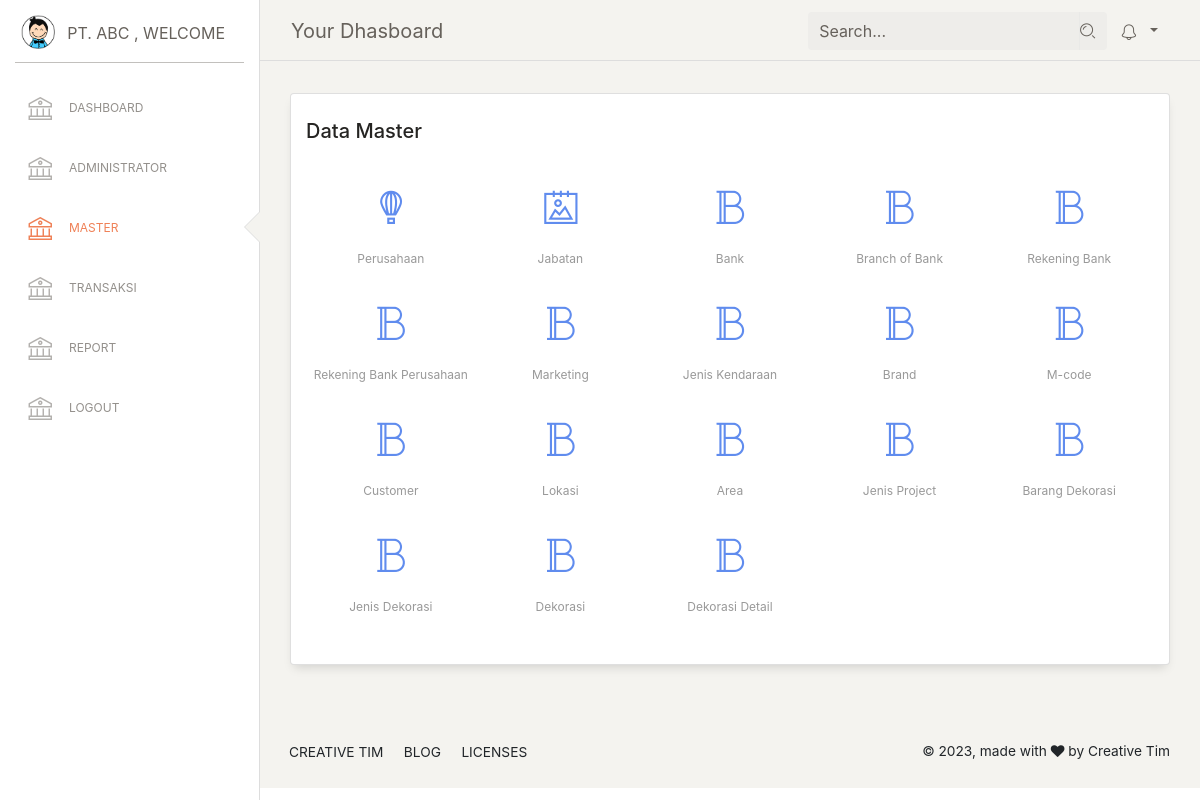
The page /index.php/master on the database its author committed.
### tables this page shows
CREATE TABLE `modul_katagori` (
  `id` int(11) NOT NULL,
  `nama_katagori` varchar(100) NOT NULL,
  `function` varchar(100) NOT NULL,
  `icon` varchar(100) NOT NULL,
  `order_by` int(11) NOT NULL
);

CREATE TABLE `modul_menu` (
  `id` int(11) NOT NULL,
  `id_katagori` int(11) NOT NULL,
  `nama_menu` varchar(100) NOT NULL,
  `function` varchar(100) NOT NULL,
  `icon` varchar(100) NOT NULL,
  `order_by` int(11) NOT NULL
);

### application/views/include/template.php (called while the page is built)
<?php
$this->load->view('include/header');
$this->load->view('include/leftside');
$this->load->view($content);
$this->load->view('include/footer');

### application/controllers/Master.php (called while the page is built, shortened)
<?php
class Master extends CI_Controller
{
	function __construct()
    {
      $this->load->helper('url');
      $this->load->library('form_validation');
      $this->load->Model('Perusahaan_m','COMP');
      $this->load->Model('Branchbank_m','BRANCHBANK');
      $this->load->Model('Modul_m');
    }
  public function index()
  {
    $data['menus'] = $this->Modul_m->menus();
    $data['submenus']  = $this->Modul_m->submenus();
    $data['content'] = 'master/dashboardmaster';
    $this->load->view('include/template', $data);
    }
}

### index.php (called while the page is built, shortened)
<?php
require_once BASEPATH.'core/CodeIgniter.php';

### application/models/Modul_m.php (called while the page is built, shortened)
<?php
class Modul_m extends CI_Model{
  function menus() {
    $this->db->order_by('order_by','asc');
    return $this->db->get('modul_katagori mk')->result();
}
function submenus() {
    $this->db->select('mm.icon,mm.function,mm.nama_menu,mk.function as mk_function');
    $this->db->join("modul_katagori mk",'mm.id_katagori = mk.id');
    $this->db->where('mk.function',$this->uri->segment(1));
    return $this->db->get('modul_menu mm')->result();
}
}

### application/views/master/dashboardmaster.php (the view, shortened to what this page needs)
<div class="content">
    <div class="row">
        <div class="col-md-12">
            <div class="card demo-icons">
                <div class="card-header">
                    <h5 class="card-title">Data Master</h5>
                    </div>
                    <div class="card-body all-icons">
                        <div id="icons-wrapper">
                            <section>
                                <ul>
                                    <?php
                                        $url = $this->uri->segment(1);
                                        foreach ($submenus as $child) { ?>
                                            <li>
                                                <a href="<?=base_url($url.'/'.$child->function);?>">
                                                    <?=$child->icon;?>
                                                    <p><?=$child->nama_menu;?></p>
                                                </a>
                                            </li>
                                        <?php };?>
                                    </ul>
                                </section>
                            </div>
                        </div>
                    </div>
                </div>
            </div>
        </div>

### application/views/include/header.php (shortened to what this page needs)
<!DOCTYPE html>
<html lang="en">
<head>
    <link href="https://maxcdn.bootstrapcdn.com/font-awesome/latest/css/font-awesome.min.css" rel="stylesheet">
    <link href="<?=base_url();?>assets/css/paper-dashboard.css?v=2.0.1" rel="stylesheet" />
    <link href="<?=base_url();?>assets/demo/demo.css" rel="stylesheet" />
 <link rel="stylesheet" href="https://cdnjs.cloudflare.com/ajax/libs/twitter-bootstrap/4.5.2/css/bootstrap.css"/>
<link rel="stylesheet" href="https://cdn.datatables.net/1.13.1/css/dataTables.bootstrap4.min.css" />
<link href="https://cdn.jsdelivr.net/npm/select2@4.1.0-rc.0/dist/css/select2.min.css" rel="stylesheet" />
<link rel="stylesheet" href="https://cdn.jsdelivr.net/npm/@ttskch/select2-bootstrap4-theme@x.x.x/dist/select2-bootstrap4.min.css">
</head>

### application/views/include/leftside.php (shortened to what this page needs)
<body>
    <div class="wrapper ">
        <div class="sidebar" data-color="white" data-active-color="danger">
            <div class="logo">
                <a href="#" class="simple-text logo-mini">
                    <div class="logo-image-small">
                        <img src="<?=base_url();?>assets/img/logo-small.png">
                    </div>
                </a>
                <a href="<?=base_url('dashboard');?>" class="simple-text logo-normal">
                    PT. ABC
          <span>, welcome</span>
                </a>
            </div>
            <div class="sidebar-wrapper">
                <ul class="nav">
                    <?php foreach($menus as $value){;?>
                     <li <?php if($this->uri->segment(1)==strtolower($value->function)){echo 'class="active"';}?> >
                        <a href="<?=base_url($value->function);?>" class="load_page">
                            <i class="nc-icon nc-bank"></i>
                            <p><?=$value->nama_katagori;?></p>
                        </a>
                    </li>
                    <?php };?>
                </ul>
            </div>
        </div>
        <div class="main-panel">
            <nav class="navbar navbar-expand-lg navbar-absolute fixed-top navbar-transparent">
                <div class="container-fluid">
                    <div class="navbar-wrapper">
                        <a class="navbar-brand" href="javascript:;">Your Dhasboard</a>
                    </div>
                    <div class="collapse navbar-collapse justify-content-end" id="navigation">
                        <form>
                            <div class="input-group no-border">
                                <input type="text" value="" class="form-control" placeholder="Search...">
                                <div class="input-group-append">
                                    <div class="input-group-text">
                                        <i class="nc-icon nc-zoom-split"></i>
                                    </div>
                                </div>
                            </div>
                        </form>
                        <ul class="navbar-nav">
                            <li class="nav-item btn-rotate dropdown">
                                <a class="nav-link dropdown-toggle" href="#" id="navbarDropdownMenuLink"
                                    data-toggle="dropdown" aria-haspopup="true" aria-expanded="false">
                                    <i class="nc-icon nc-bell-55"></i>
                                </a>
                            </li>
                        </ul>
                    </div>
                </div>
            </nav>

### application/views/include/footer.php (shortened to what this page needs)
<footer class="footer footer-black  footer-white ">
    <div class="container-fluid">
        <div class="row">
            <nav class="footer-nav">
                <ul>
                    <li><a href="https://www.creative-tim.com" target="_blank">Creative Tim</a></li>
                    <li><a href="https://www.creative-tim.com/blog" target="_blank">Blog</a></li>
                    <li><a href="https://www.creative-tim.com/license" target="_blank">Licenses</a></li>
                </ul>
            </nav>
            <div class="credits ml-auto">
                <span class="copyright">
                    © , made with <i class="fa fa-heart heart"></i> by Creative Tim
                </span>
            </div>
        </div>
    </div>
</footer>
</div>
</div>
</body>
</html>

### assets/demo/demo.css (style rules this page uses)
.demo-icons a { color: #608cee; text-decoration: none; }
.demo-icons .nc-icon { font-size: 34px; }
.demo-icons ul { padding-left: 0; }
.demo-icons ul::after { clear: both; content: ""; display: table; }
.demo-icons ul li { width: 20%; float: left; padding: 16px 0; text-align: center; border-radius: 0.25em; -webkit-transition: background 0.2s; -moz-transition: background 0.2s; transition: background 0.2s; -webkit-user-select: none; -moz-user-select: none; -ms-user-select: none; user-select: none; overflow: hidden; list-style: none; }
.demo-icons ul p, .demo-icons ul em, .demo-icons ul input { display: inline-block; font-size: 1rem; color: #999999; -webkit-user-select: auto; -moz-user-select: auto; -ms-user-select: auto; user-select: auto; white-space: nowrap; width: 100%; overflow: hidden; text-overflow: ellipsis; cursor: pointer; }
.demo-icons ul p { padding: 20px 0 0; font-size: 12px; margin: 0; }

### rows shown on the page
modul_katagori: nama_katagori "DASHBOARD"
modul_katagori: nama_katagori "ADMINISTRATOR"
modul_katagori: nama_katagori "MASTER"
modul_katagori: nama_katagori "TRANSAKSI"
modul_katagori: nama_katagori "REPORT"
modul_katagori: nama_katagori "LOGOUT"
modul_menu: nama_menu "Perusahaan"
modul_menu: nama_menu "Jabatan"
modul_menu: nama_menu "Bank"
modul_menu: nama_menu "Branch of Bank"
modul_menu: nama_menu "Rekening Bank"
modul_menu: nama_menu "Rekening Bank Perusahaan"
modul_menu: nama_menu "Marketing"
modul_menu: nama_menu "Jenis Kendaraan"
modul_menu: nama_menu "Brand"
modul_menu: nama_menu "M-code"
modul_menu: nama_menu "Customer"
modul_menu: nama_menu "Lokasi"
modul_menu: nama_menu "Area"
modul_menu: nama_menu "Jenis Project"
modul_menu: nama_menu "Barang Dekorasi"
modul_menu: nama_menu "Jenis Dekorasi"
modul_menu: nama_menu "Dekorasi"
modul_menu: nama_menu "Dekorasi Detail"
